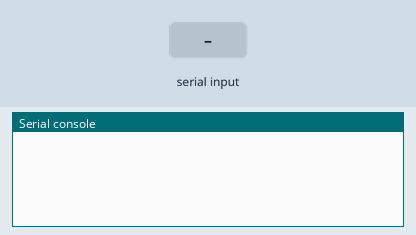
Recording of a program running on a simulated Pycom board running MicroPython. On the bench: the last lines printed to the serial console. The inputs (shaded band) are chosen by the test bench. No radio messages arrive unless stated (any console line starting 'radio sent:' is added by the test bench).

Above: at 1.2 s.
1.3 s: "1" received over the second serial link
At 2.5 s:
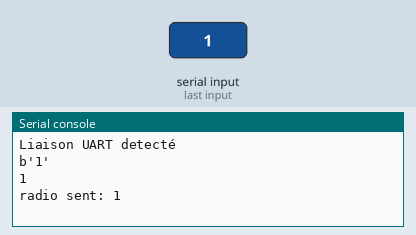
2.8 s: "0" received over the second serial link
At 3.8 s:
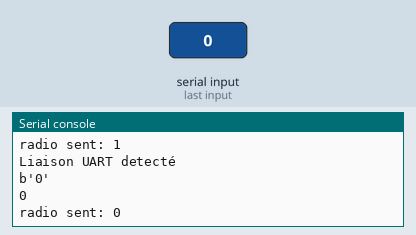
4.3 s: "2" received over the second serial link
At 5.0 s:
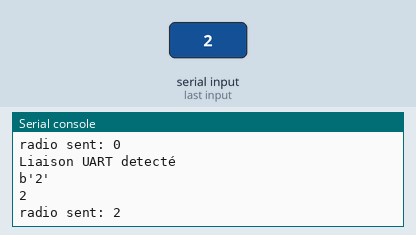

Measured:
- after the input at 1.3 s, the serial console: prints a new line at once (image 1)
- after the input at 2.8 s, the serial console: prints a new line at once (image 2)
- after the input at 4.3 s, the serial console: prints a new line at once (image 3)

The program:

main.py
```python
# main.py -- put your code here!
from machine import  UART
from network import LoRa
import socket
import pycom
#import machine
#import time
pycom.heartbeat(True)

# initialize LoRa in LORA mode
# more params can also be given, like frequency, tx power and spreading factor
lora = LoRa(mode=LoRa.LORA, frequency=863000000, power_mode=LoRa.ALWAYS_ON, tx_power=14, bandwidth=LoRa.BW_250KHZ,  sf=7,  preamble=8,  coding_rate=LoRa.CODING_4_5,  tx_iq=False,  rx_iq=False)

# create a raw LoRa socket
s = socket.socket(socket.AF_LORA, socket.SOCK_RAW)
com  = UART(1, 9600)
com.init(9600, bits = 8, parity=None,  stop = 1,  pins = ("P3", "P4") )
while True :
    if( com.any() > 0 ) :
            # send some data)
        print("Liaison UART detecté")
        lecture = com.readall()
        print (lecture)
        if(type(lecture) is bytes):
            s.setblocking(True)
            print(lecture.decode())
            s.send(lecture)

    # get any data received...
#    s.setblocking(False)
#    data = s.recv(64)
#    print(data)

    # wait a random amount of time
#    time.sleep(machine.rng() & 0x0F)
```

boot.py
```python
from machine import UART
import os
uart = UART(0, 115200)
os.dupterm(uart)
```
